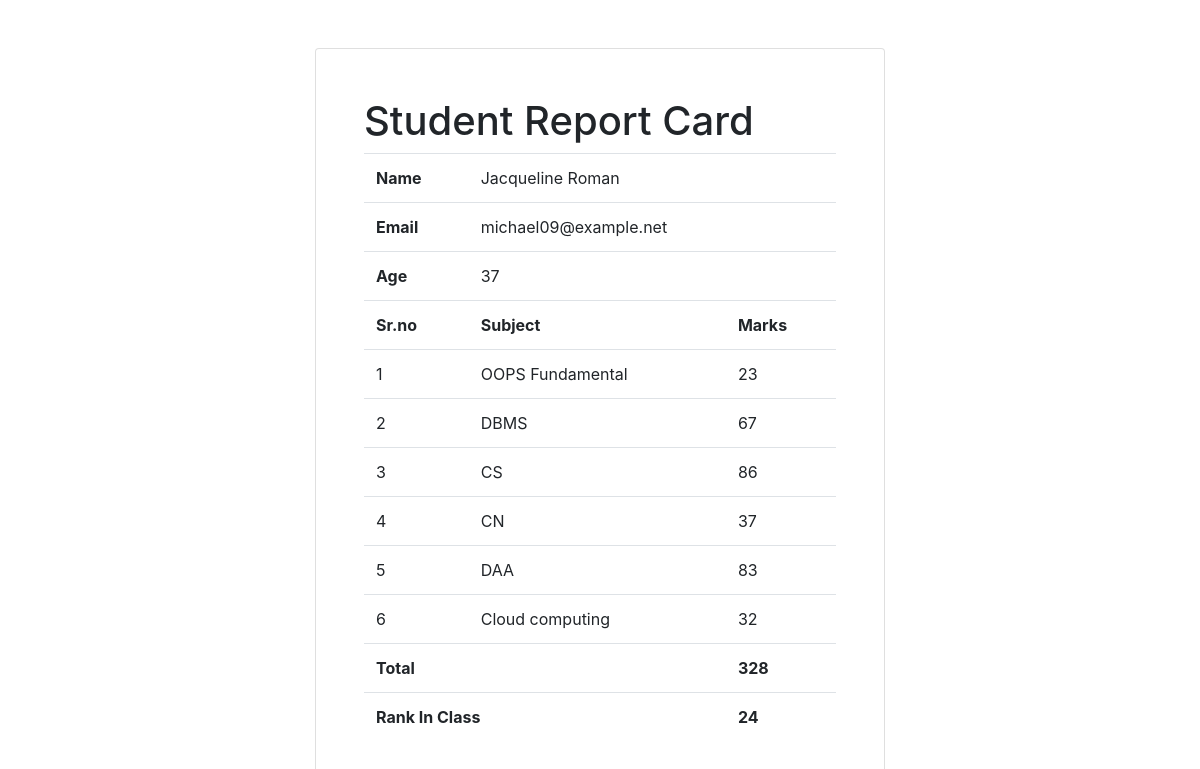
The page /marks/STU_497 on the database its author committed.
### studentapp/models.py (models this page shows)
class Student(models.Model):
    dept = models.ForeignKey(Department, on_delete=models.CASCADE)
    student_id = models.OneToOneField(StudentId, on_delete=models.CASCADE)
    firstname = models.CharField(max_length=50)
    lastname = models.CharField(max_length=50)
    age = models.IntegerField()
    email=models.CharField(max_length=50)

class Marks(models.Model):
    student = models.ForeignKey(Student, on_delete=models.CASCADE)
    subject = models.ForeignKey(Subject, on_delete=models.CASCADE)
    marks = models.IntegerField()

class Subject(models.Model):
    subject_name = models.CharField(max_length=20)

### studentapp/views.py (the view)
# urls.py: path("marks/<id>",marks,name="marks"),
def marks(request,id):
    rank =  Student.objects.annotate(totalmarks = Sum("marks__marks")).order_by('-totalmarks')
    count = 0
    for i in rank:
        count+=1
        if i.student_id.student_id==id:
            print(i.totalmarks)
            break
    studentMarks = Marks.objects.filter(student__student_id__student_id=id)
    std = studentMarks[0].student
    total =  studentMarks.aggregate(total = Sum("marks"))
    return render(request, 'marks.html', {"studentMarks":studentMarks,"std":std,"total":total,"count":count})

### templates/marks.html (shortened to what this page needs)
<!DOCTYPE html>
<html lang="en">
<head>
    <link rel="stylesheet" href="https://cdn.jsdelivr.net/npm/bootstrap@4.4.1/dist/css/bootstrap.min.css"
>
</head>
<body>
    <div class="container">
        <div class="row">
            <div class="col-6 card mx-auto p-5 mt-5">
                <h1>Student Report Card</h1>
                <table class="table">
                    <tr>
                        <th>Name</th>
                        <td colspan="2">{{std.firstname}} {{std.lastname}}</td>
                    </tr>
                    <tr>
                        <th>Email</th>
                        <td colspan="2">{{std.email}}
                        </td>
                    </tr>
                    <tr>
                        <th>Age</th>
                        <td colspan="2">{{std.age}}</td>
                    </tr>
                    <tr>
                        <th>Sr.no</th>
                        <th>Subject</th>
                        <th>Marks</th>
                    </tr>
                    {%for i in studentMarks%}
                    <tr>
                        <td>{{forloop.counter}}</td>
                        <td>{{i.subject.subject_name}}</td>
                        <td>{{i.marks}}</td>
                    </tr>
                    {%endfor%}
                    <tr>
                        <th colspan="2">Total</th>
                        <th>{{total.total}}</th>
                    </tr>
                    <tr>
                        <th colspan="2">Rank In Class</th>
                        <th>{{count}}</th>
                    </tr>
                </table>
            </div>
</body>
</html>

### rows shown on the page
Student: firstname "Jacqueline", lastname "Roman", email "michael09@example.net", age "37"
Marks: subject.subject_name "OOPS Fundamental", marks "23"
Marks: subject.subject_name "DBMS", marks "67"
Marks: subject.subject_name "CS", marks "86"
Marks: subject.subject_name "CN", marks "37"
Marks: subject.subject_name "DAA", marks "83"
Marks: subject.subject_name "Cloud computing", marks "32"

### other values the page prints
{{ total.total }} "328"
{{ count }} "24"
